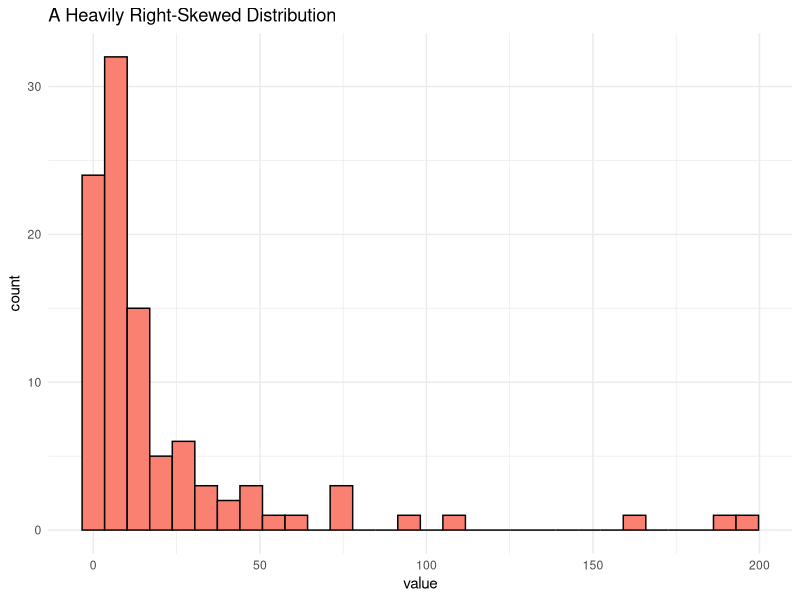
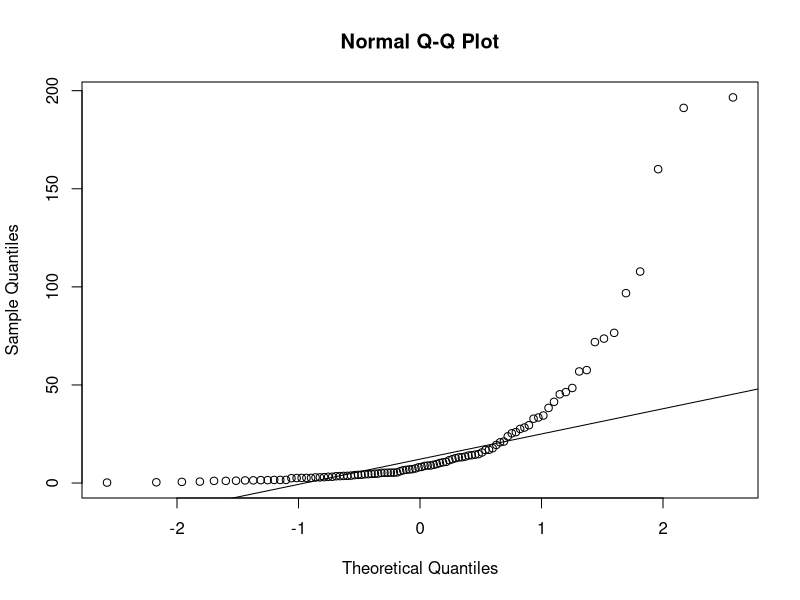
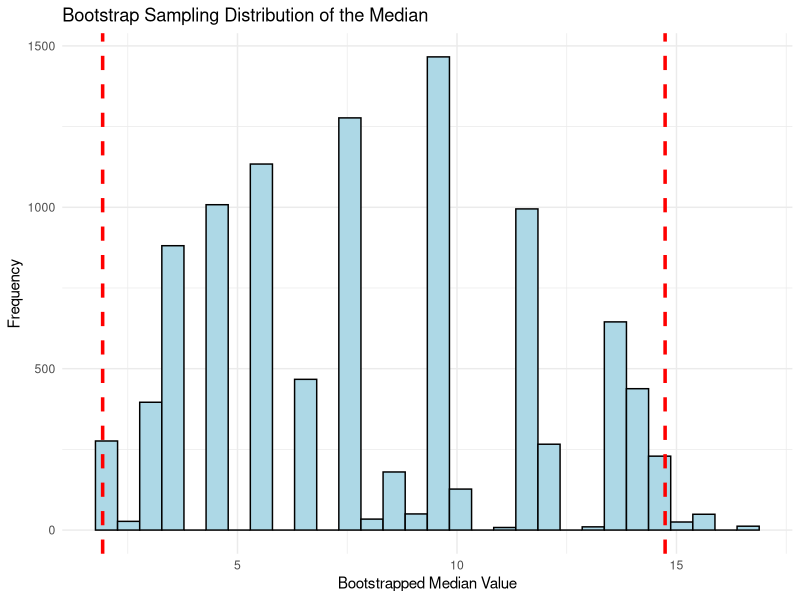
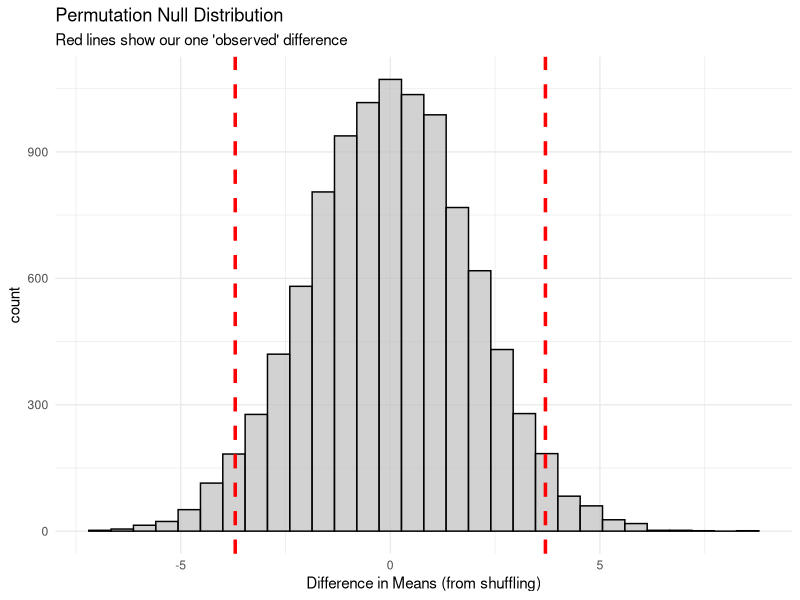

Write the R code that produced these figures, in order.
## ---- chunk 1
knitr::opts_chunk$set(echo = TRUE, message = FALSE, warning = FALSE)
library(tidyverse)
# library(lme4) # Uncomment if you want to run the lmer code
## ---- chunk 2
# Set a seed so this example is reproducible
set.seed(123)

# Create a heavily right-skewed dataset
# We'll use the log-normal distribution
skewed_data <- data.frame(
  value = rlnorm(100, meanlog = 2, sdlog = 1.5)
)

# Plot a histogram to show the skew
ggplot(skewed_data, aes(x = value)) +
  geom_histogram(bins = 30, fill = "salmon", color = "black") +
  theme_minimal() +
  labs(title = "A Heavily Right-Skewed Distribution")

qqnorm(skewed_data$value)
qqline(skewed_data$value)
## ---- chunk 3
original_sample <- c(10, 20, 30, 40, 50)
# A "new" sample, with duplicates and omissions
set.seed(123)
sample(original_sample, size = 5, replace = TRUE)
## ---- chunk 4
set.seed(456)
n_small <- 8
our_data <- rlnorm(n_small, meanlog = 2.0, sdlog = 1)
n_boot <- 10000
boot_medians <- numeric(n_boot)
set.seed(123) 
for (i in 1:n_boot) {
  boot_sample <- sample(our_data, size = n_small, replace = TRUE)
  boot_medians[i] <- median(boot_sample)
}

# We'll put our results in a data frame for plotting with ggplot
boot_results_df <- data.frame(medians = boot_medians)

# Get the 95% CI
boot_ci <- quantile(boot_medians, probs = c(0.025, 0.975))
print(boot_ci)

ggplot(boot_results_df, aes(x = medians)) +
  geom_histogram(bins = 30, fill = "lightblue", color = "black") +
  geom_vline(xintercept = boot_ci[1], color = "red", linewidth = 1.2, linetype = "dashed") +
  geom_vline(xintercept = boot_ci[2], color = "red", linewidth = 1.2, linetype = "dashed") +
  theme_minimal() +
  labs(
    title = "Bootstrap Sampling Distribution of the Median",
    x = "Bootstrapped Median Value",
    y = "Frequency"
  )
## ---- chunk 5
data("ToothGrowth")
group_a <- ToothGrowth$len[ToothGrowth$supp == "OJ"]
group_b <- ToothGrowth$len[ToothGrowth$supp == "VC"]
observed_diff <- mean(group_a) - mean(group_b)
n_perm <- 10000
null_diffs <- numeric(n_perm)
all_outcomes <- c(group_a, group_b)
all_labels   <- ToothGrowth$supp
set.seed(123) 
for (i in 1:n_perm) {
  shuffled_labels <- sample(all_labels, replace=FALSE)
  fake_mean_a <- mean(all_outcomes[shuffled_labels == "OJ"])
  fake_mean_b <- mean(all_outcomes[shuffled_labels == "VC"])
  null_diffs[i] <- fake_mean_a - fake_mean_b
}

# Get the two-tailed p-value
p_value <- sum(abs(null_diffs)>abs(observed_diff))/n_perm
# OR
p_value <- mean(abs(null_diffs) >= abs(observed_diff))
print(paste("Permutation p-value:", p_value))

# Let's plot the null distribution and our observed value
null_dist_df <- data.frame(differences = null_diffs)
ggplot(null_dist_df, aes(x = differences)) +
  geom_histogram(bins = 30, fill = "gray", color = "black", alpha = 0.7) +
  geom_vline(xintercept = observed_diff, color = "red", linewidth = 1.2, linetype = "dashed") +
  geom_vline(xintercept = -observed_diff, color = "red", linewidth = 1.2, linetype = "dashed") +
  labs(title = "Permutation Null Distribution",
       subtitle = "Red lines show our one 'observed' difference",
       x = "Difference in Means (from shuffling)") +
  theme_minimal()
## ---- chunk 6
data(cars)
set.seed(123) 
# 5-fold Cross-validation
cars_folded <- cars %>%
  mutate(fold = sample(1:5, size = nrow(cars), replace = TRUE))

fold_r2s <- numeric(5) # Initialize

for (i in 1:5) {
  test_data  <- cars_folded %>% filter(fold == i)
  train_data <- cars_folded %>% filter(fold != i)
  
  model <- lm(dist ~ speed, data = train_data)
  predictions <- predict(model, newdata = test_data)

  ss_total <- sum((test_data$dist - mean(test_data$dist))^2)
  ss_resid <- sum((test_data$dist - predictions)^2)
  fold_r2s[i] <- 1 - (ss_resid / ss_total)
}

# Finish
print(round(fold_r2s,3))
print(paste("Average Cross-Validated R-squared:", round(mean(fold_r2s), 3)))

optimistic_r2 <- summary(lm(dist ~ speed, data = cars))$r.squared
print(paste("Optimistic R-squared from full dataset:", round(optimistic_r2, 3)))
